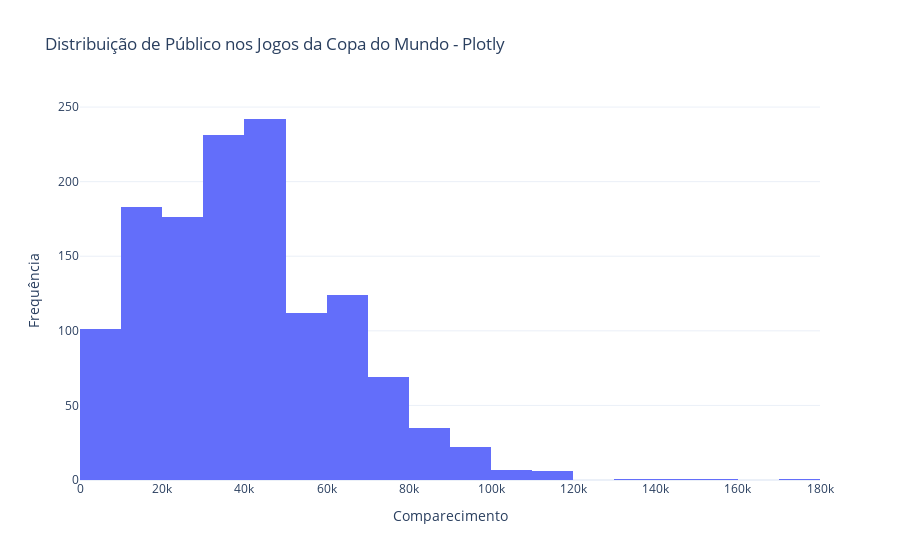

Notebook code for this chart:
### Code cell
#### solução com plotly
fig = px.histogram(wc, x='comparecimento', nbins=30, title='Distribuição de Público nos Jogos da Copa do Mundo - Plotly')
fig.update_layout(xaxis_title='Comparecimento', yaxis_title='Frequência')
fig.show()

### Figure 1 — Plotly figure (JSON) as saved in the notebook; plotly's stock layout.template omitted (floating-point values rounded to 4 significant figures; data arrays with more than 128 entries replaced by an {"elided": "..."} marker saying what was removed)
{"data": [{"alignmentgroup": "True", "bingroup": "x", "hovertemplate": "comparecimento=%{x}<br>count=%{y}<extra></extra>", "legendgroup": "", "marker": {"color": "#636efa", "pattern": {"shape": ""}}, "name": "", "nbinsx": 30, "offsetgroup": "", "orientation": "v", "showlegend": false, "type": "histogram", "x": {"elided": "1312 int values"}, "xaxis": "x", "yaxis": "y"}], "layout": {"barmode": "relative", "legend": {"tracegroupgap": 0}, "title": {"text": "Distribuição de Público nos Jogos da Copa do Mundo - Plotly"}, "xaxis": {"anchor": "y", "domain": [0, 1], "title": {"text": "Comparecimento"}}, "yaxis": {"anchor": "x", "domain": [0, 1], "title": {"text": "Frequência"}}}}
